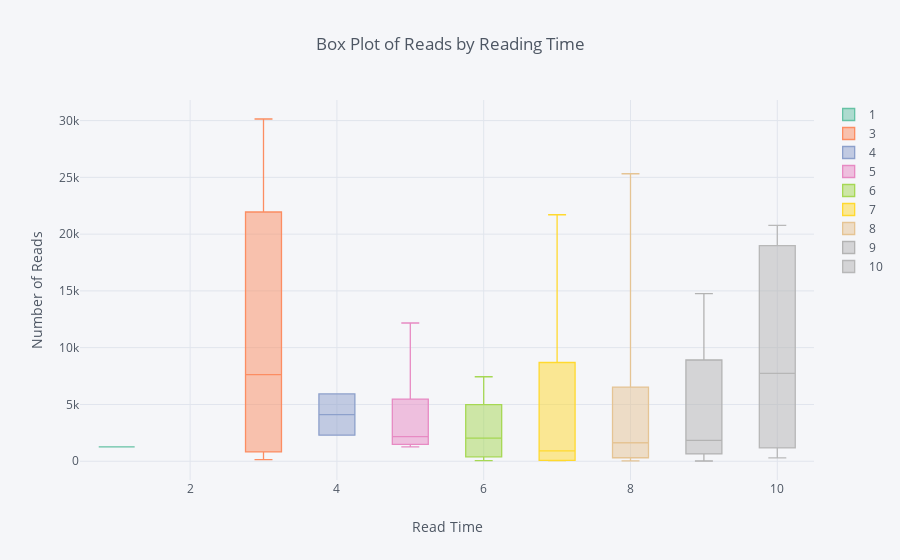

Source (notebook cell):
### Code cell
df[df['read_time'] <= 10].pivot(
    columns='read_time', values='reads').iplot(
        kind='box', colorscale='set2',
        xTitle='Read Time',
        yTitle='Number of Reads',
        title='Box Plot of Reads by Reading Time')

### Figure 1 — Plotly figure (JSON) as saved in the notebook; plotly's stock layout.template omitted (floating-point values rounded to 4 significant figures)
{"data": [{"boxpoints": false, "line": {"width": 1.3}, "marker": {"color": "rgba(102, 194, 165, 1.0)"}, "name": "1", "orientation": "v", "type": "box", "uid": "d936cb01-8af9-4cc6-a416-7750cd900d28", "y": [null, null, null, null, null, null, null, null, null, null, null, null, null, null, null, null, null, null, null, null, null, null, null, null, null, null, null, null, 1265, null, null, null, null, null, null, null, null, null, null, null, null, null, null, null, null, null, null, null, null, null, null, null, null, null, null, null, null, null, null, null, null, null, null, null, null, null, null]}, {"boxpoints": false, "line": {"width": 1.3}, "marker": {"color": "rgba(252, 141, 98, 1.0)"}, "name": "3", "orientation": "v", "type": "box", "uid": "11665c50-0380-42f3-8b18-c1a8211f1f00", "y": [null, null, null, null, null, null, null, null, null, null, null, null, null, null, null, null, null, null, null, null, null, null, null, null, null, null, null, null, null, null, 13755, null, null, null, null, null, null, 1508, null, null, null, null, 135, null, null, null, null, null, null, null, 30140, null, null, null, null, null, null, null, null, null, null, null, null, null, null, null, null]}, {"boxpoints": false, "line": {"width": 1.3}, "marker": {"color": "rgba(141, 160, 203, 1.0)"}, "name": "4", "orientation": "v", "type": "box", "uid": "3f958bcf-70c2-4a83-8363-3a485aa9676b", "y": [null, null, null, null, null, null, null, null, null, null, null, null, null, null, null, null, null, null, null, null, null, null, null, null, null, null, null, null, null, null, null, null, null, null, null, null, null, null, null, null, null, null, null, null, null, 5923, null, null, null, null, null, null, null, null, null, null, 2290, null, null, null, null, null, null, null, null, null, null]}, {"boxpoints": false, "line": {"width": 1.3}, "marker": {"color": "rgba(231, 138, 195, 1.0)"}, "name": "5", "orientation": "v", "type": "box", "uid": "bb524a36-c227-4c35-bc4a-ea30da2f1152", "y": [null, null, null, null, null, null, null, null, null, null, 2170, null, 12175, null, null, null, null, null, null, null, null, null, null, null, null, null, null, 1556, null, null, null, null, null, null, null, null, null, null, null, null, null, null, null, null, null, null, null, null, null, null, null, null, null, null, null, 1258, null, null, null, 3239, null, null, null, null, null, null, null]}, {"boxpoints": false, "line": {"width": 1.3}, "marker": {"color": "rgba(166, 216, 84, 1.0)"}, "name": "6", "orientation": "v", "type": "box", "uid": "eb914f62-6aa9-41bb-8e7d-21fcbe3eca23", "y": [null, null, 371, null, null, null, null, null, 2175, 430, null, null, null, null, null, null, 5709, null, null, null, null, 2562, 1336, null, null, null, null, null, null, null, null, null, null, 2027, null, null, null, null, null, null, null, null, null, null, null, null, null, 58, null, null, null, 66, null, 7297, 7194, null, null, 1366, 7438, null, null, null, 73, 2799, null, null, null]}, {"boxpoints": false, "line": {"width": 1.3}, "marker": {"color": "rgba(255, 217, 47, 1.0)"}, "name": "7", "orientation": "v", "type": "box", "uid": "da064853-1711-4ae8-9114-e0ba689417ce", "y": [null, null, null, null, null, null, null, null, null, null, null, null, null, 1329, null, null, null, 8692, null, null, null, null, null, null, null, null, null, null, null, null, null, null, null, null, null, null, null, null, 21705, null, null, null, null, null, null, null, null, null, null, 481, null, null, null, null, null, null, null, null, null, null, null, null, null, null, 46, null, 70]}, {"boxpoints": false, "line": {"width": 1.3}, "marker": {"color": "rgba(229, 196, 148, 1.0)"}, "name": "8", "orientation": "v", "type": "box", "uid": "2a8b5675-9727-4722-9003-11a4e196908b", "y": [null, 1626, null, 380, 25317, 62, null, 147, null, null, null, null, null, null, 4678, null, null, null, null, 1267, null, null, null, null, 8183, null, 356, null, null, null, null, 5982, null, null, null, null, null, null, null, null, null, 15987, null, null, null, null, 2141, null, null, null, null, null, null, null, null, null, null, null, null, null, null, 24, null, null, null, null, null]}, {"boxpoints": false, "line": {"width": 1.3}, "marker": {"color": "rgba(179, 179, 179, 1.0)"}, "name": "9", "orientation": "v", "type": "box", "uid": "73e8f4a4-7076-4056-9cff-2f6bc914ed31", "y": [null, null, null, null, null, null, null, null, null, null, null, 3959, null, null, null, 880, null, null, 1831, null, 1324, null, null, null, null, 559, null, null, null, null, null, null, null, null, 9053, null, 8494, null, null, null, null, null, null, 14756, null, null, null, null, 11571, null, null, null, null, null, null, null, null, null, null, null, 62, null, null, null, null, 19, null]}, {"boxpoints": false, "line": {"width": 1.3}, "marker": {"color": "rgba(179, 179, 179, 0.8999999999999999)"}, "name": "10", "orientation": "v", "type": "box", "uid": "278dcd5e-5dac-4472-90f1-fa655cc45151", "y": [286, null, null, null, null, null, 498, null, null, null, null, null, null, null, null, null, null, null, null, null, null, null, null, 3203, null, null, null, null, null, 4043, null, null, 1173, null, null, 20779, null, null, null, 18986, 19994, null, null, null, 11418, null, null, null, null, null, null, null, 15284, null, null, null, null, null, null, null, null, null, null, null, null, null, null]}], "layout": {"legend": {"bgcolor": "#F5F6F9", "font": {"color": "#4D5663"}}, "paper_bgcolor": "#F5F6F9", "plot_bgcolor": "#F5F6F9", "title": {"font": {"color": "#4D5663"}, "text": "Box Plot of Reads by Reading Time"}, "xaxis": {"gridcolor": "#E1E5ED", "showgrid": true, "tickfont": {"color": "#4D5663"}, "title": {"font": {"color": "#4D5663"}, "text": "Read Time"}, "zerolinecolor": "#E1E5ED"}, "yaxis": {"gridcolor": "#E1E5ED", "showgrid": true, "tickfont": {"color": "#4D5663"}, "title": {"font": {"color": "#4D5663"}, "text": "Number of Reads"}, "zerolinecolor": "#E1E5ED"}}}
